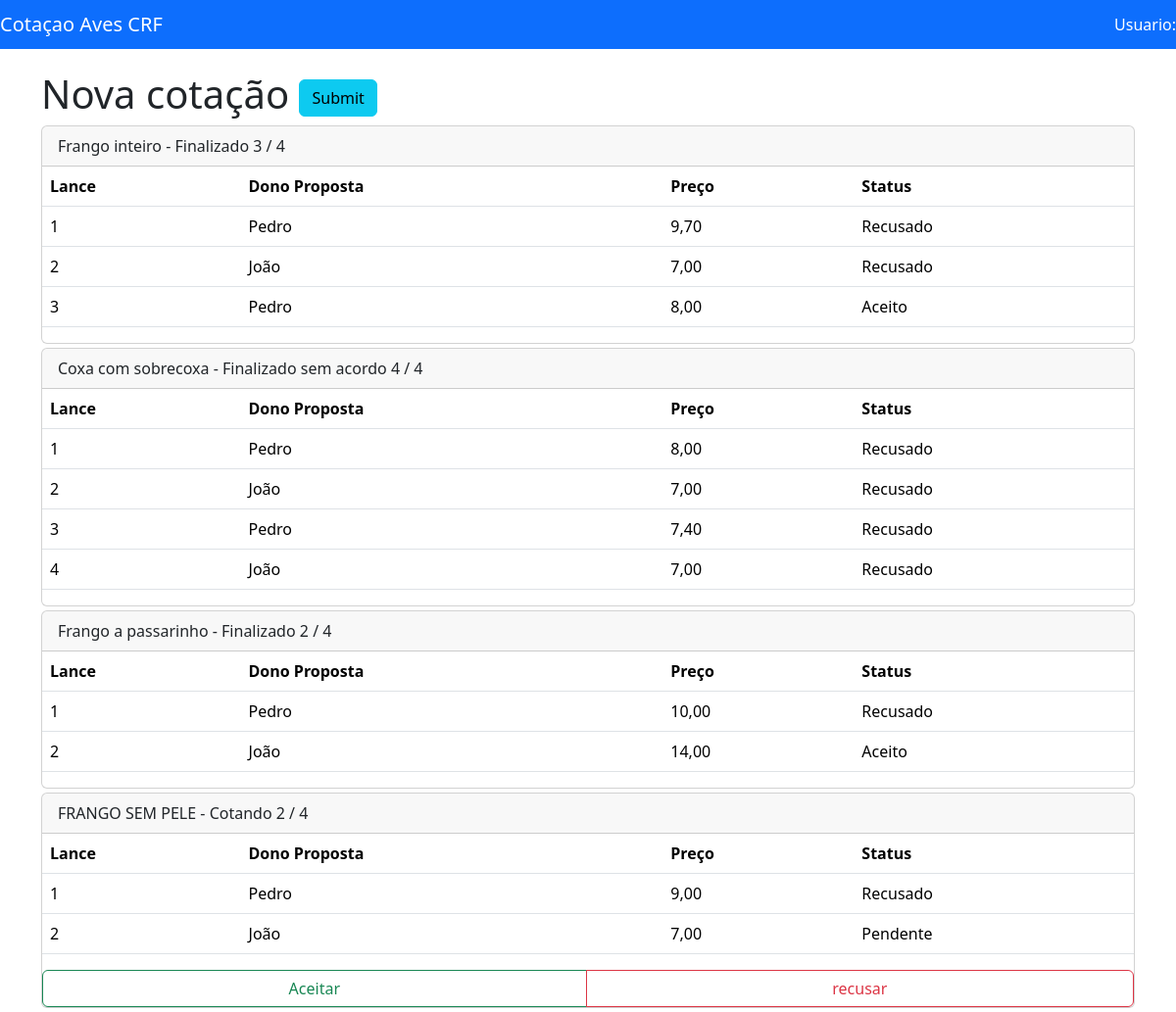
Page /cotacaoadm/3/3 on the committed database.
### appCotacao/models.py (models this page shows, shortened)
class Projeto(models.Model):
    nome = models.CharField(max_length=200, unique=True)
    start = models.DateTimeField()
    fim = models.DateTimeField(null=True)
    fornecedor = models.ManyToManyField(Fornecedor)
    produto = models.ManyToManyField(Produto)

class Produto(models.Model):
    descricao = models.CharField(max_length=100, unique=True)

class Estrutura(models.Model):
    OPCOES_STATUS =(
        ('1', 'Cotando'),
        ('2', 'Aceitar ou Recusar'),
        ('3', 'Finalizado'),
        ('5', 'Finalizado sem acordo'),
    )
    projeto = models.ForeignKey(Projeto, on_delete=models.CASCADE)
    produto = models.ForeignKey(Produto, on_delete=models.CASCADE)
    fornecedor = models.ForeignKey(Fornecedor, on_delete=models.CASCADE)
    status = models.CharField(max_length=1, null=True, choices=OPCOES_STATUS)
    volume = models.IntegerField(null=True)
    lances = models.ManyToManyField(Lance)
    total_lances = models.SmallIntegerField(default=4)
    class Meta:
        unique_together  = [["produto", "fornecedor", "projeto"]]

class Lance(models.Model):
    class Meta:
        ordering = ['lance']
    OPCOES_STATUS =(
        ('P', 'Pendente'),
        ('A', 'Aceito'),
        ('R', 'Recusado'),
        ('S', 'Avançou sem resposta')
    )
    dono = models.ForeignKey(User,verbose_name = 'User', on_delete=models.CASCADE)
    lance = models.SmallIntegerField()
    preco = models.DecimalField(default=Decimal("0.0"), max_digits=5 ,decimal_places=2)
    status = models.CharField(max_length=1, null=True, choices=OPCOES_STATUS)

### appCotacao/views.py (the view, shortened to what this page needs)
# urls.py: path('cotacaoadm/<int:projeto_id>/<int:fornecedor_id>', views.Cotacao.as_view(), name="cotacaoadm"),
class Cotacao(ListView):
    model = Estrutura
    template_name = 'appCotacao/cotacao.html'
    def get_queryset(self) -> QuerySet[Any]:
        qr = super().get_queryset()
        projeto_id = self.kwargs['projeto_id']
        try:
            fornecedor = Fornecedor.objects.get(pk=self.kwargs['fornecedor_id'])
        except KeyError:
            fornecedor = self.request.user.fornecedor # type: ignore
        return qr.filter(fornecedor=fornecedor, projeto_id=projeto_id)
    def get_context_data(self, **kwargs: Any):
        contexto =  super().get_context_data(**kwargs)
        cotacao = CotacaoCore(contexto['object_list'], self.request.user)
        context = {
            'dados': cotacao,
        }
        return context

### appCotacao/core/apoio.py (called while the page is built)
    def __str__(self) -> str:
        return self.name

### appCotacao/templates/appCotacao/cotacao.html (shortened to what this page needs)
{% extends 'appCotacao/base.html' %}
{% load removespaces %}
{% block ativarangular %}ng-app="app"{% endblock %}
{% block content %}
<form method="post" action="">
    <h1>{{ dados.projeto.nome }}
        <input class="btn btn-info" type="submit" value="Submit" id="methodForm">
      </h1>
    {% for cotacao in dados.cotacoes %}
    <div class="card mb-1" ang-cotacao-produto>
        <div class="card-header">
            {{cotacao.produto}} -
          <span id='status-card'>{{ cotacao.status }}</span>
          <span>{{cotacao.qtd_lances}} / {{ cotacao.qtd_max_lances }}</span>
        </div>
      <table class="table">
        <thead>
          <tr>
            <th scope="col">Lance</th>
            <th scope="col">Dono Proposta</th>
            <th scope="col">Preço</th>
            <th scope="col">Status</th>
          </tr>
        </thead>
        <tbody>
          {% for lance in cotacao.lances %}
              <tr >
                <td>{{ lance.lance }}</td>
                <td> {{ lance.user }}</td>
                <td>{{ lance.preco }}</td>
                <td ><span>{{ lance.status }}</span> </td>
              </tr>
          {% endfor %}
        </tbody>
      </table>
      {% if cotacao.acesso <= 2 %}
        {% if cotacao.ultimo_lance != None %}
            <div class="btn-group" role="group" aria-label="Basic radio toggle button group">
                <label class="btn btn-outline-success" for="aceito-{{cotacao.id}}">Aceitar</label>
                <label class="btn btn-outline-danger" for="recusado-{{cotacao.id}}">recusar</label>
            </div>
        {% endif %}
      {% endif %}
    </div>
    {% endfor %}
 </form>
 {% endblock %}

### rows in the picture
Projeto: projeto.nome "Nova cotação"
Produto: produto "Frango inteiro"
Estrutura: status "Finalizado"
Lance: preco "9,70", status "Recusado"
Lance: preco "7,00", status "Recusado"
Lance: preco "8,00", status "Aceito"
Produto: produto "Coxa com sobrecoxa"
Estrutura: status "Finalizado sem acordo"
Lance: preco "8,00", status "Recusado"
Lance: preco "7,00", status "Recusado"
Lance: preco "7,40", status "Recusado"
Lance: preco "7,00", status "Recusado"
Produto: produto "Frango a passarinho"
Estrutura: status "Finalizado"
Lance: preco "10,00", status "Recusado"
Lance: preco "14,00", status "Aceito"
Produto: produto "FRANGO SEM PELE"
Estrutura: status "Cotando"
Lance: preco "9,00", status "Recusado"
Lance: preco "7,00", status "Pendente"

### other values in the picture
{{ cotacao.qtd_lances }} "3" "4" "2" "2"
{{ cotacao.qtd_max_lances }} "4" "4" "4" "4"
{{ lance.lance }} "1" "2" "3" "1" "2" "3" "4" "1" "2" "1" "2"
{{ lance.user }} "Pedro" "João" "Pedro" "Pedro" "João" "Pedro" "João" "Pedro" "João" "Pedro" "João"
